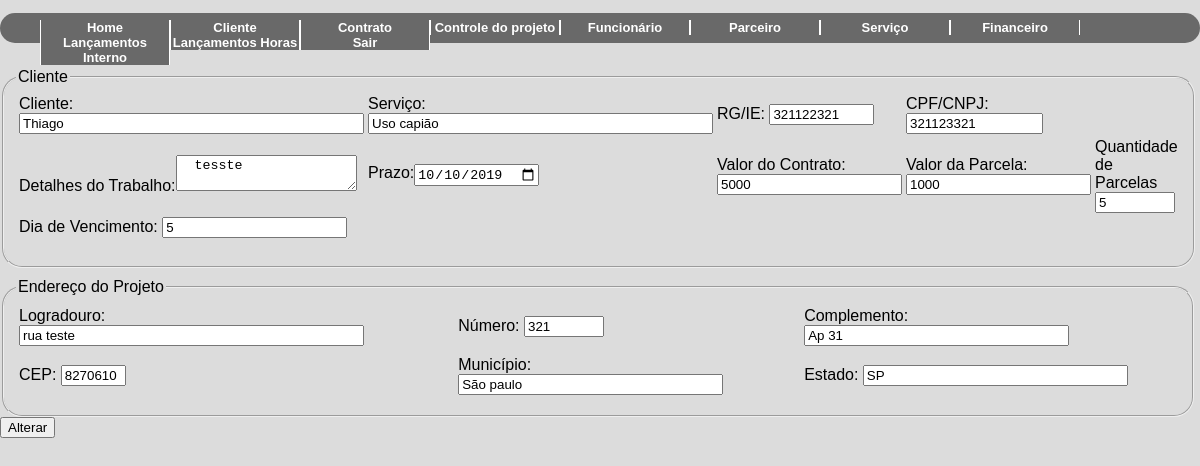
Screenshot of /edita_contrato.php?acao=edit&func=1 (signed in) with the database file from the repository.
### tables this page shows
CREATE TABLE IF NOT EXISTS `contrato` (
  `ID` int(11) NOT NULL AUTO_INCREMENT,
  `ID_Cliente` int(11) DEFAULT NULL,
  `ID_Servico` int(11) DEFAULT NULL,
  `Detalhes` varchar(500) DEFAULT NULL,
  `PRAZO` date DEFAULT NULL,
  `Valor` decimal(10,0) DEFAULT NULL,
  `qnt_parcela` decimal(10,0) DEFAULT NULL,
  `VENCIMENTO` varchar(2) DEFAULT NULL,
  PRIMARY KEY (`ID`),
  KEY `fk_cli` (`ID_Cliente`),
  KEY `fk_servi` (`ID_Servico`)
);

CREATE TABLE IF NOT EXISTS `cliente` (
  `id` int(11) NOT NULL AUTO_INCREMENT,
  `pessoa` varchar(8) DEFAULT NULL,
  `nome` varchar(50) DEFAULT NULL,
  `cpf` varchar(11) DEFAULT NULL,
  `rg` varchar(9) DEFAULT NULL,
  `cnpj` varchar(14) DEFAULT NULL,
  `razao` varchar(50) DEFAULT NULL,
  `inscricao` int(15) DEFAULT NULL,
  `representante` varchar(50) DEFAULT NULL,
  `sexo` varchar(1) DEFAULT NULL,
  `observacao` varchar(500) DEFAULT NULL,
  `id_parc` int(11) DEFAULT NULL,
  PRIMARY KEY (`id`),
  KEY `fk_parc` (`id_parc`)
);

CREATE TABLE IF NOT EXISTS `servico` (
  `id` int(11) NOT NULL AUTO_INCREMENT,
  `servico` varchar(30) DEFAULT NULL,
  PRIMARY KEY (`id`)
);

CREATE TABLE IF NOT EXISTS `endereco` (
  `id` int(11) NOT NULL AUTO_INCREMENT,
  `tipo` varchar(20) DEFAULT NULL,
  `cep` int(11) DEFAULT NULL,
  `logradouro` varchar(50) DEFAULT NULL,
  `Numero` int(11) DEFAULT NULL,
  `Complemento` varchar(50) DEFAULT NULL,
  `municipio` varchar(33) DEFAULT NULL,
  `estado` varchar(2) DEFAULT NULL,
  `id_cli` int(11) DEFAULT NULL,
  `id_cont` int(11) DEFAULT NULL,
  PRIMARY KEY (`id`),
  KEY `id_cli` (`id_cli`),
  KEY `FK_END_CONTRA` (`id_cont`)
);

### classes/contrato.class.php (called while the page is built, shortened)
<?php
require_once 'Conexao.class.php';
require_once 'funcoes.class.php';
class Contrato{
    public function __construct(){
        $this->con = new conexao();
    }
    public function querySeleciona($dado){
        try{
            $this->id = $dado;
            $cst = $this->con->conect()->prepare("SELECT cliente.id as id_cli, cliente.nome as nome_cli, servico.servico as nome_servico, cliente.rg as rg_cli, cliente.cpf AS cpf_cli, contrato.Detalhes as detalhes_contrato, contrato.PRAZO as prazo, contrato.Valor as valor, contrato.qnt_parcela as parcelas, contrato.VENCIMENTO as dia_vencimento,contrato.id as id_contrato FROM contrato INNER JOIN cliente ON cliente.id = contrato.ID_Cliente INNER JOIN servico ON servico.id = contrato.ID_Servico WHERE contrato.id = :id;");
            $cst->bindParam(":id", $this->id, PDO::PARAM_INT);
            $cst->execute();
            return $cst->fetch();
        } catch (PDOException $ex) {
            return 'error '.$ex->getMessage();
        }
    }
    public function querySelectendereco($dados,$dados2){
        try{
            $this->id = $dados;
            $this->id_cont = $dados2;
            $cst = $this->con->conect()->prepare("SELECT * FROM `endereco` WHERE id_cli = :id AND id_cont = :id_cont");
            $cst -> bindParam(":id", $this->id, PDO::PARAM_INT);
            $cst -> bindParam(":id_cont", $this->id_cont, PDO::PARAM_INT);
            $cst->execute();
            return $cst->fetch();
        }catch(PDOException $ex){
        }
    }
}
?>

### classes/Conexao.class.php (called while the page is built)
<?php
class conexao{
    private $usuario;
    private $senha;
    private $banco;
    private $servidor;
    private static $pdo;
    public function __construct(){
        $this->servidor = "localhost";
        $this->banco = "teste2";
        $this->usuario =  "root";
        $this->senha = "";
    }
    public function conect(){
        try{
            if(is_null(self::$pdo)){
                self::$pdo = new PDO("mysql:host=".$this->servidor.";dbname=".$this->banco, $this->usuario, $this->senha);
            }
            return self::$pdo;
        } catch (PDOException $ex) {
			echo $ex->getMessage();
        }
    }
}
?>

### classes/funcoes.class.php (called while the page is built, shortened)
<?php
class funcoes{
    public function tratarCaracter($vlr, $tipo){
        switch($tipo){
            case 1: $rst = utf8_decode($vlr); break;
            case 2: $rst = htmlentities($vlr, ENT_QUOTES, "ISO-8859-1"); break;
        }
        return $rst;
    }
}
?>

### edita_contrato.php (the view, shortened to what this page needs)
<!DOCTYPE html>
<html lang="pt-br">
<?php
    require_once 'classes/funcoes.class.php';
    require_once 'classes/contrato.class.php';
    $objFc = new Funcoes();
    $objfn = new Contrato();
    if(isset($_GET['acao'])){
        switch($_GET['acao']){
            case 'edit': $func = $objfn->querySeleciona($_GET['func']);
                        $id_cli = $func['id_cli'];
                        $edn = $objfn->querySelectendereco($id_cli,$_GET['func']);
                break;
        }
    }
?>
<head>
    <link rel="stylesheet" type="text/css" href="style/style2.css">
</head>
<?php include_once ("header.php"); ?>
<body>
    <div style="height:180px">
        <fieldset id="dadosFin" style="height:100%; float:left; margin-top: 10px; width:97%; border-radius:20px 20px 20px 20px">
            <legend>Cliente</legend>
            <form method = "POST">
                <table style="HEIGHT:100%; WIDTH:100%;">
                    <tr align="left " bottom="middle ">
                        <td>Cliente:
                        <input type="text"  name="nome" value="<?=$objFc->tratarCaracter((isset($func['nome_cli']))?($func['nome_cli']):(''), 2)?>" id="Nome" size="40" maxlength="40" placeholder="Nome Completo" />
                        </td>
                        <td>
                        Serviço:
                        <input type="text"  name="servico" value="<?=$objFc->tratarCaracter((isset($func['nome_servico']))?($func['nome_servico']):(''), 2)?>" id="Nome" size="40" maxlength="40" placeholder="Serviço" />
                        </td>
                        <td><label for="cRG ">RG/IE: </label><input type="number " name="tRG" value="<?=$objFc->tratarCaracter((isset($func['rg_cli']))?($func['rg_cli']):(''), 1)?>" id="cRG " size="10 " maxlength="10 " placeholder="00.000.000-0 " /></td>
                        <td><label for="cCC ">CPF/CNPJ: </label><input type="number "     value="<?=$objFc->tratarCaracter((isset($func['cpf_cli']))?($func['cpf_cli']):(''), 1)?>" name="tCC " id="cCC " size="14 " maxlength="14 " placeholder="000.000.000-00 " /></td>
                    </tr>
                    <tr>
                        <td><label for="dTrabalho ">Detalhes do Trabalho:</label><textarea id="dTrabalho" name="detalhes" rows="0 " cols="20 " maxlength="20 "> <?php echo $objFc->tratarCaracter((isset($func['detalhes_contrato']))?($func['detalhes_contrato']):(''), 2)?> </textarea></td>
                        <td><label for="cPrazo ">Prazo:</label><input type="date" name="prazo" value="<?=$objFc->tratarCaracter((isset($func['prazo']))?($func['prazo']):(''), 1)?>" ></td>
                        <td><label for="cValorT ">Valor do Contrato: </label> <input type="number" value="<?=$objFc->tratarCaracter((isset($func['valor']))?($func['valor']):(''), 2)?>" onBlur="calcular()" name="valor" id="valor" min="0 " max="99999 " placeholder="R$1.000 " /></td>
                        <?php
                            $valor = $func['valor'];
                            $qnt_p = $func['parcelas'];
                            $vlp = $valor / $qnt_p;
                        ?>
                        <td><label for="cValorP ">Valor da Parcela: </label><div id="final"> <input type="number" readonly=“true” name="final" id="final" value="<?php echo ($vlp);?>"  min="0 " max="99999 " placeholder="R$1.000 " /></td>
                        <td><label for="cParcelas ">Quantidade de Parcelas </label>
                        <input type="number" value="<?=$objFc->tratarCaracter((isset($func['parcelas']))?($func['parcelas']):(''), 2)?>" onBlur="calcular()" name="qnt_parcela" id="qnt_parcela" min="0" max="99999" placeholder="3x"/>
                    </tr>
                    <tr>
                        <td><label for="cdate "></label>Dia de Vencimento: </label><input type="text"  value="<?=$objFc->tratarCaracter((isset($func['dia_vencimento']))?($func['dia_vencimento']):(''), 2)?>" name="vencimento" name="cdate" /></td>
                    </tr>
                </table>
        </fieldset>
        <div style="height:120px ">
            <fieldset id="dadosFin " style="height:100%; float:left; margin-top: 10px; width:97%; border-radius:20px 20px 20px 20px">
                <legend>Endereço do Projeto</legend>
                    <table style="HEIGHT:100px;; WIDTH:100%;">
                        <tr align="left " bottom="middle ">
                            <td><label for="cLog">Logradouro: </label><input type="text" name="logradouro" value="<?=$objFc->tratarCaracter((isset($edn['logradouro']))?($edn['logradouro']):(''), 2)?>"  id="cLog" size="40" maxlength="40" placeholder="R:, Av:, Est:..." /></td>
                            <td><label for="cNum">Número: </label><input type="number" name="numero"   value="<?=$objFc->tratarCaracter((isset($edn['Numero']))?($edn['Numero']):(''), 2)?>"  id="cNum" min="0" max="99999" placeholder="000" /></td>
                            <td><label for="cComp">Complemento: </label><input type="text" name="complemento" value="<?=$objFc->tratarCaracter((isset($edn['Complemento']))?($edn['Complemento']):(''), 2)?>"  id="cComp" size="30" maxlength="30" placeholder="Apto, Sala, ... " /></td>
                        </tr>
                        <tr>
                            <td><label for="cCP">CEP: </label><input type="text" name="cep" value="<?=$objFc->tratarCaracter((isset($edn['cep']))?($edn['cep']):(''), 2)?>" size="5" maxlength="8">
                            <td><label for="cMun">Município: </label><input type="text" name="municipio" value="<?=$objFc->tratarCaracter((isset($edn['municipio']))?($edn['municipio']):(''), 2)?>" id="cMun" size="30" maxlength="30" placeholder="Cidade" /></td>
                            <td><label for="cUF">Estado: </label> <input type="text" name="estado" value="<?=$objFc->tratarCaracter((isset($edn['estado']))?($edn['estado']):(''), 2)?>" id="cMun" size="30" maxlength="30" placeholder="Cidade" /></td>
                            </td>
                        </tr>
                    </table>
            </fieldset>
        </div>
        <input type="submit" name="alterar" value="Alterar" >
</body>
</html>

### Style/style2.css (style rules this page uses)
html { width: 100%; height: 100% }
body { margin: 0; background-color: #DCDCDC; font-family: 'Trebuchet MS', 'Lucida Sans Unicode', 'Lucida Grande', 'Lucida Sans', Arial, sans-serif }

### Style/style.css (style rules this page uses)
body { background-color: #DCDCDC; }

### rows the page displays
contrato: nome "Thiago", servico "Uso capião", tRG "321122321", ID_Cliente.cpf "321123321", detalhes "tesste", prazo "10/10/2019", valor "5000", final "1000", qnt_parcela "5", vencimento "5"
endereco: logradouro "rua teste", numero "321", complemento "Ap 31", cep "8270610", municipio "São paulo", estado "SP"
